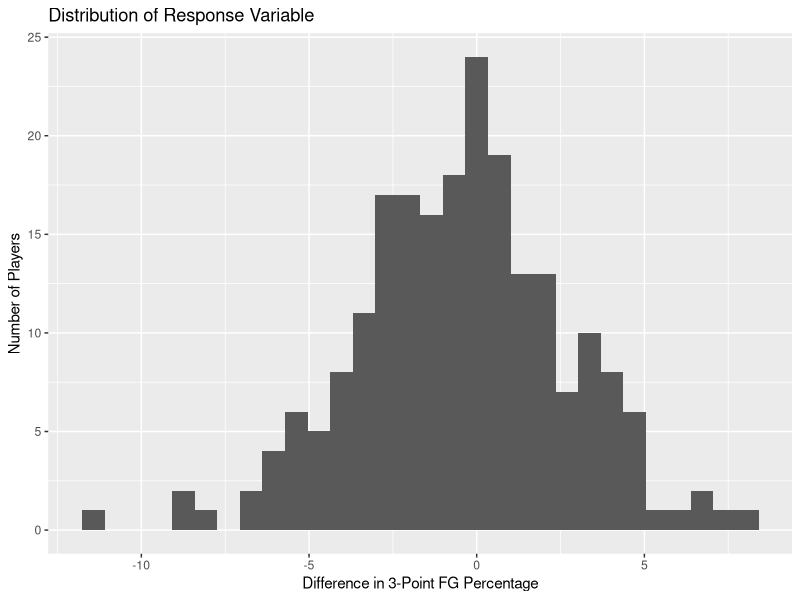
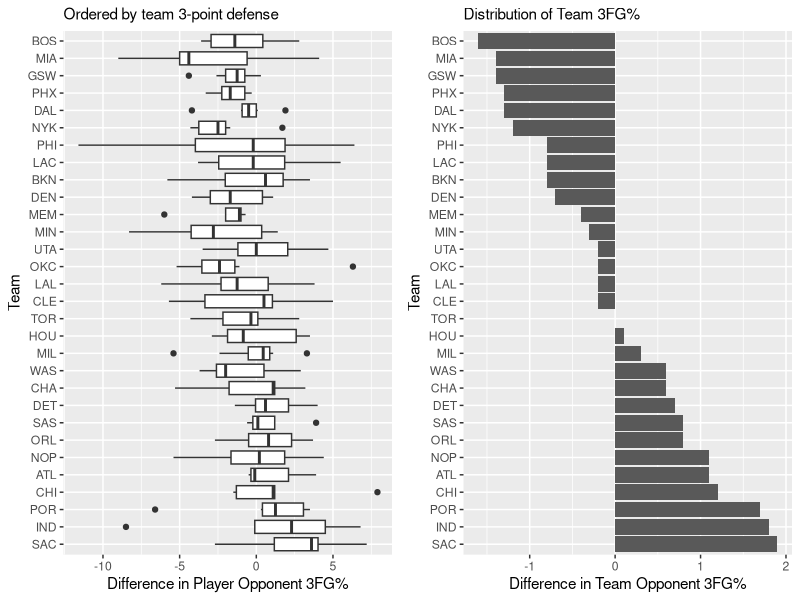
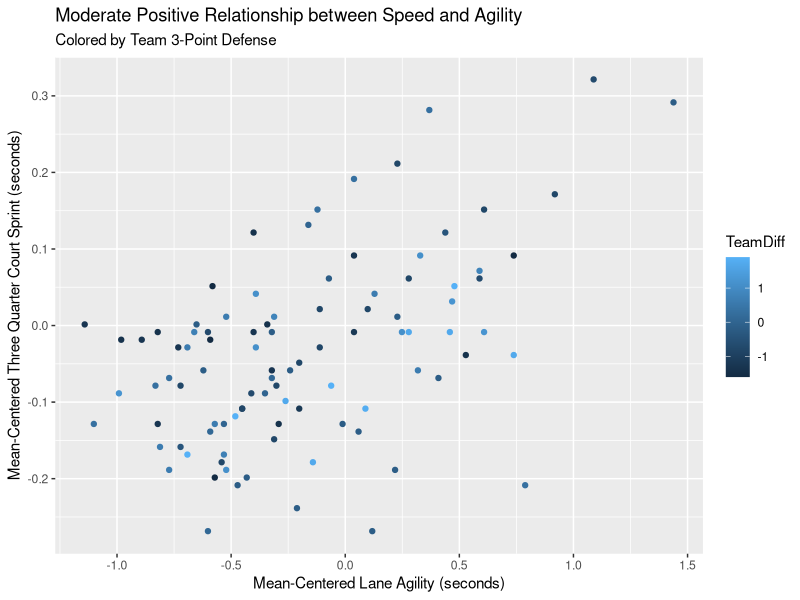
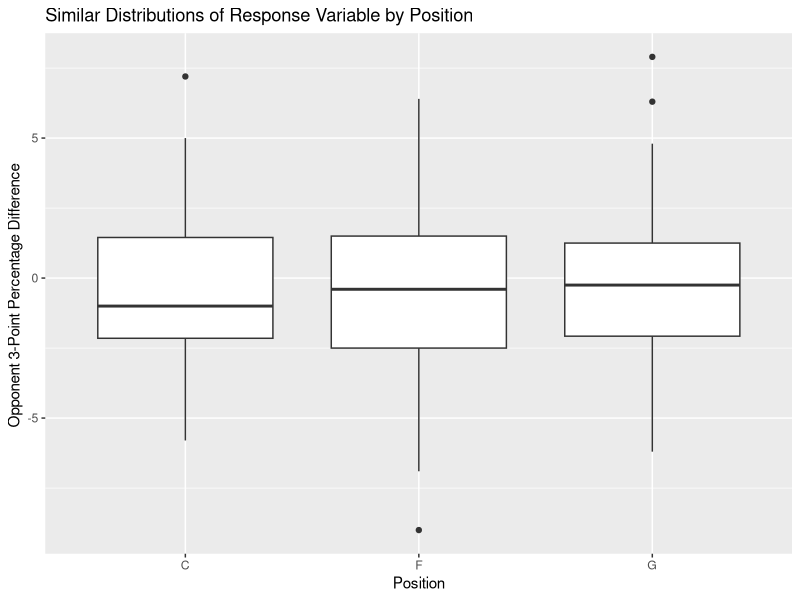
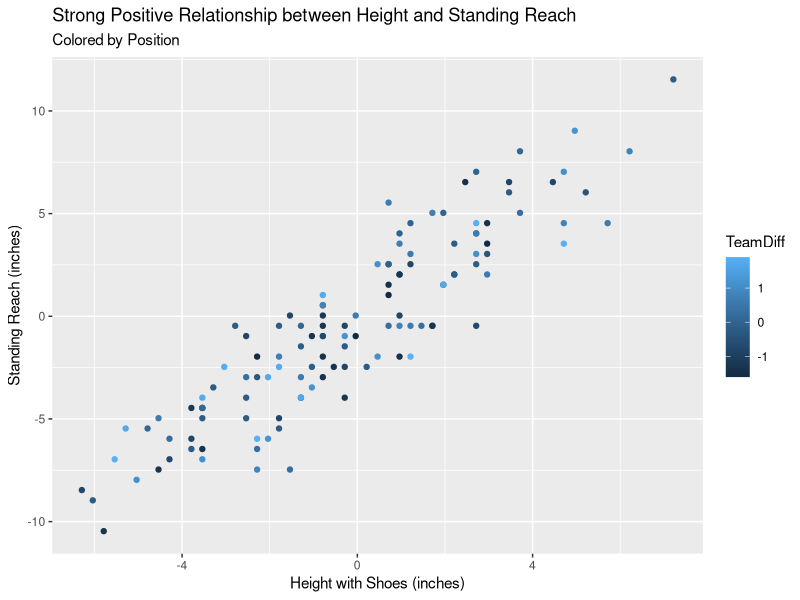
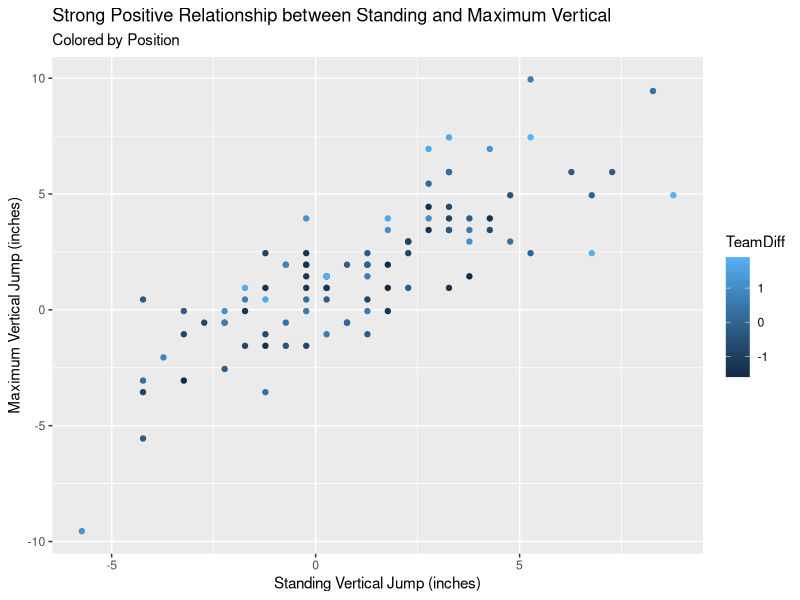
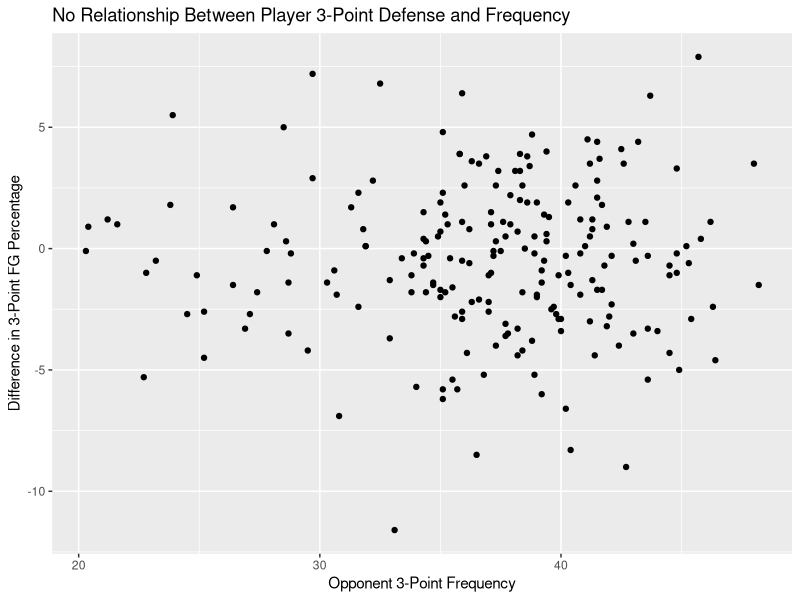
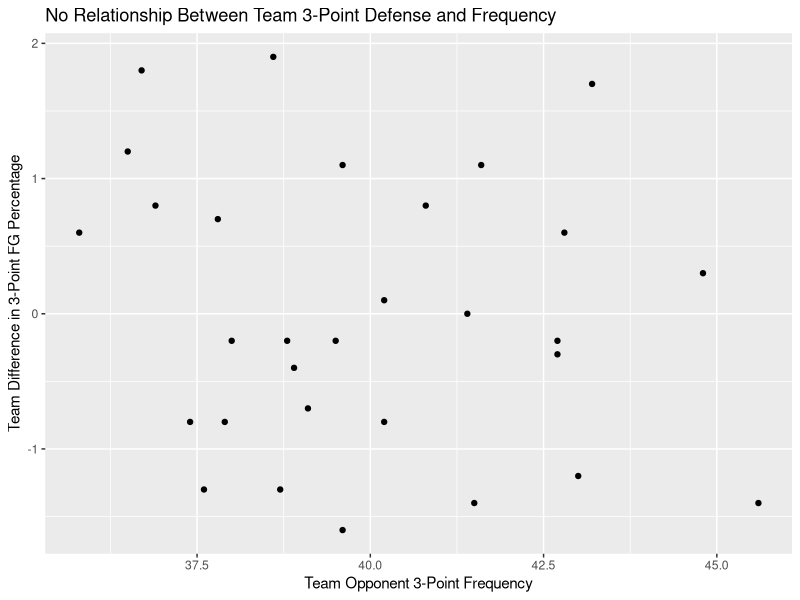

Generate these figures, in order, with R:
## ---- chunk 1
knitr::opts_chunk$set(echo = F, 
                      warning = F, 
                      message = F)
## ---- chunk 2
library(dplyr)
library(ggplot2)
library(tidyverse)
library(ggpubr)
library(lme4)
library(skimr)
library(broom.mixed)
library(cowplot)
library(knitr)
## ---- chunk 3
player_data <- read.csv("data/PlayerData.csv") %>%
  select(-c(GP, G))
team_data <- read.csv("data/TeamData.csv") %>%
  select(-c(GP, G))
length_data <- read.csv("data/LengthData.csv")
movement_data <- read.csv("data/MovementData.csv")

colnames(player_data) <- c("Player", "Team", "Age", "Position","Freq", "DFGM", "DFGA", "DFGP", "FGP", "Diff")
colnames(team_data) <- c("Team", "TeamFreq", "TeamDFGM", "TeamDFGA", "TeamDFGP", "TeamFGP", "TeamDiff")
colnames(length_data) <- c("Player", "Position", "BodyFatPerc", "HandLengthInches","HandWidthInches", "HeightNoShoes", "HeightWithShoes", "StandingReach", "Weight", "Wingspan")
colnames(movement_data) <- c("Player", "Position", "LaneAgility", "ShuttleRun","ThreeQuarterSprint", "StandingVert", "MaxVert", "BenchPress")

length_data_correct <- length_data %>%
  select(Player, HandLengthInches, HeightWithShoes, StandingReach, Weight) %>%
  mutate(HandLengthInches = as.numeric(HandLengthInches),
         Weight = as.numeric(Weight)) %>%
  separate(HeightWithShoes,c('feet', 'inches'), sep = "'", convert = TRUE, remove = FALSE) %>%
  mutate(HeightWithShoes = 12 * feet + inches) %>%
  select(-c('feet', 'inches')) %>%
  separate(StandingReach,c('feet', 'inches'), sep = "'", convert = TRUE, remove = FALSE) %>%
  mutate(StandingReach = 12 * feet + inches) %>%
  select(-c('feet', 'inches')) %>%
  mutate(HandLengthInches = HandLengthInches - mean(HandLengthInches, na.rm=TRUE),
         HeightWithShoes = HeightWithShoes - mean(HeightWithShoes, na.rm=TRUE),
         StandingReach = StandingReach - mean(StandingReach, na.rm=TRUE),
         Weight = Weight - mean(Weight, na.rm=TRUE))

movement_data_correct <- movement_data %>%
  select(Player, LaneAgility, ShuttleRun, ThreeQuarterSprint, StandingVert, MaxVert) %>%
  mutate(LaneAgility = as.numeric(LaneAgility),
         ShuttleRun = as.numeric(ShuttleRun),
         ThreeQuarterSprint = as.numeric(ThreeQuarterSprint),
         StandingVert = as.numeric(StandingVert),
         MaxVert = as.numeric(MaxVert)) %>%
  mutate(LaneAgility = LaneAgility - mean(LaneAgility, na.rm=TRUE),
         ShuttleRun = ShuttleRun - mean(ShuttleRun, na.rm=TRUE),
         ThreeQuarterSprint = ThreeQuarterSprint - mean(ThreeQuarterSprint, na.rm=TRUE),
         StandingVert = StandingVert - mean(StandingVert, na.rm=TRUE),
         MaxVert = MaxVert - mean(MaxVert, na.rm=TRUE))

team_data <- team_data %>%
  separate(TeamFreq, c('one', 'two'), sep = "%", convert = TRUE, remove = FALSE) %>%
  select(-c(TeamFreq, two)) %>%
  rename(TeamFreq = one)

player_data <- player_data %>%
  separate(Freq, c('one', 'two'), sep = "%", convert = TRUE, remove = FALSE) %>%
  select(-c(Freq, two)) %>%
  rename(Freq = one)

full_df <- merge(merge(merge(player_data, movement_data_correct), length_data_correct), team_data) %>%
  separate(Position, c('one', 'two'), sep = "-", convert = TRUE, remove = FALSE) %>%
  select(-c(Position, two)) %>%
  mutate(Position = one) %>%
  select(-one)

full_df = full_df[!duplicated(full_df$Player),]
## ---- chunk 4
player_data %>%
  ggplot(aes(Diff)) +
  geom_histogram() +
  labs(x="Difference in 3-Point FG Percentage",
       y="Number of Players",
       title = "Distribution of Response Variable")
## ---- chunk 5
team1 <- merge(player_data, team_data) %>%
  ggplot(aes(x=reorder(Team, -TeamDiff), y=Diff)) +
  geom_boxplot() +
  coord_flip() +
    labs(x="Team",
       y="Difference in Player Opponent 3FG%",
       subtitle = "Ordered by team 3-point defense")

team2 <- team_data %>%
  ggplot(aes(x=reorder(Team, -TeamDiff), y=TeamDiff)) +
  geom_col() +
  coord_flip() +
  labs(x="Team",
       y="Difference in Team Opponent 3FG%",
       subtitle = "Distribution of Team 3FG%")

plot_grid(team1, team2)
## ---- chunk 6
full_df %>%
  ggplot(aes(x=LaneAgility, y=ThreeQuarterSprint, color=TeamDiff)) +
  geom_point() +
  labs(x="Mean-Centered Lane Agility (seconds)",
       y="Mean-Centered Three Quarter Court Sprint (seconds)",
       title = "Moderate Positive Relationship between Speed and Agility",
       subtitle = "Colored by Team 3-Point Defense")
## ---- chunk 7
full_df %>%
  ggplot(aes(x=Position, y=Diff)) +
  geom_boxplot() +
  labs(x="Position",
       y="Opponent 3-Point Percentage Difference ",
       title = "Similar Distributions of Response Variable by Position")
## ---- chunk 8
length_data_test <- length_data %>%
  select(Player, HandLengthInches, HeightWithShoes, StandingReach, Weight) %>%
  mutate(HandLengthInches = as.numeric(HandLengthInches),
         Weight = as.numeric(Weight)) %>%
  separate(HeightWithShoes,c('feet', 'inches'), sep = "'", convert = TRUE, remove = FALSE) %>%
  mutate(HeightWithShoes = 12 * feet + inches) %>%
  select(-c('feet', 'inches')) %>%
  separate(StandingReach,c('feet', 'inches'), sep = "'", convert = TRUE, remove = FALSE) %>%
  mutate(StandingReach = 12 * feet + inches) %>%
  select(-c('feet', 'inches'))

movement_data_test <- movement_data %>%
  select(Player, LaneAgility, ShuttleRun, ThreeQuarterSprint, StandingVert, MaxVert) %>%
  mutate(LaneAgility = as.numeric(LaneAgility),
         ShuttleRun = as.numeric(ShuttleRun),
         ThreeQuarterSprint = as.numeric(ThreeQuarterSprint),
         StandingVert = as.numeric(StandingVert),
         MaxVert = as.numeric(MaxVert))

full_df_test <- merge(merge(merge(player_data, movement_data_test), length_data_test), team_data) %>%
  separate(Position, c('one', 'two'), sep = "-", convert = TRUE, remove = FALSE) %>%
  select(-c(Position, two)) %>%
  mutate(Position = one) %>%
  select(-one)

full_df_test = full_df_test[!duplicated(full_df_test$Player),]

full_df_test <- full_df_test %>%
  select(LaneAgility, ThreeQuarterSprint, StandingVert, MaxVert, HandLengthInches, HeightWithShoes, StandingReach)

colMeans(full_df_test[sapply(full_df_test, is.numeric)], na.rm=TRUE) %>%
  kable(digits=3, col.names="Mean")
## ---- chunk 9
model0 <- lmer(Diff ~ LaneAgility + ThreeQuarterSprint + StandingVert 
                    + MaxVert + HandLengthInches + HeightWithShoes
                    + StandingReach + LaneAgility:ThreeQuarterSprint
                    + StandingVert:MaxVert + HeightWithShoes:StandingReach
                    + TeamDiff + (1|Team), data=full_df)

model1 <- lmer(Diff ~ LaneAgility + ThreeQuarterSprint + StandingVert 
                    + MaxVert + HandLengthInches + HeightWithShoes
                    + StandingReach + TeamDiff + (1|Team), data=full_df)

anova(model0, model1, test="Chisq") %>%
  kable(digits=3)
## ---- chunk 10
tidy(model1) %>%
  kable(digits=3)
## ---- chunk 11
full_df %>%
  ggplot(aes(x=HeightWithShoes, y=StandingReach, color=TeamDiff)) +
  geom_point() +
  labs(x="Height with Shoes (inches)",
       y="Standing Reach (inches)",
       title = "Strong Positive Relationship between Height and Standing Reach",
       subtitle = "Colored by Position")

full_df %>%
  ggplot(aes(x=StandingVert, y=MaxVert, color=TeamDiff)) +
  geom_point() +
  labs(x="Standing Vertical Jump (inches)",
       y="Maximum Vertical Jump (inches)",
       title = "Strong Positive Relationship between Standing and Maximum Vertical",
       subtitle = "Colored by Position")

player_data %>%
  ggplot(aes(x=Freq, y=Diff)) +
  geom_point() +
  labs(x="Opponent 3-Point Frequency",
       y="Difference in 3-Point FG Percentage",
       title = "No Relationship Between Player 3-Point Defense and Frequency")

team_data %>%
  ggplot(aes(x=TeamFreq, y=TeamDiff)) +
  geom_point() +
  labs(x="Team Opponent 3-Point Frequency",
       y="Team Difference in 3-Point FG Percentage",
       title = "No Relationship Between Team 3-Point Defense and Frequency")
